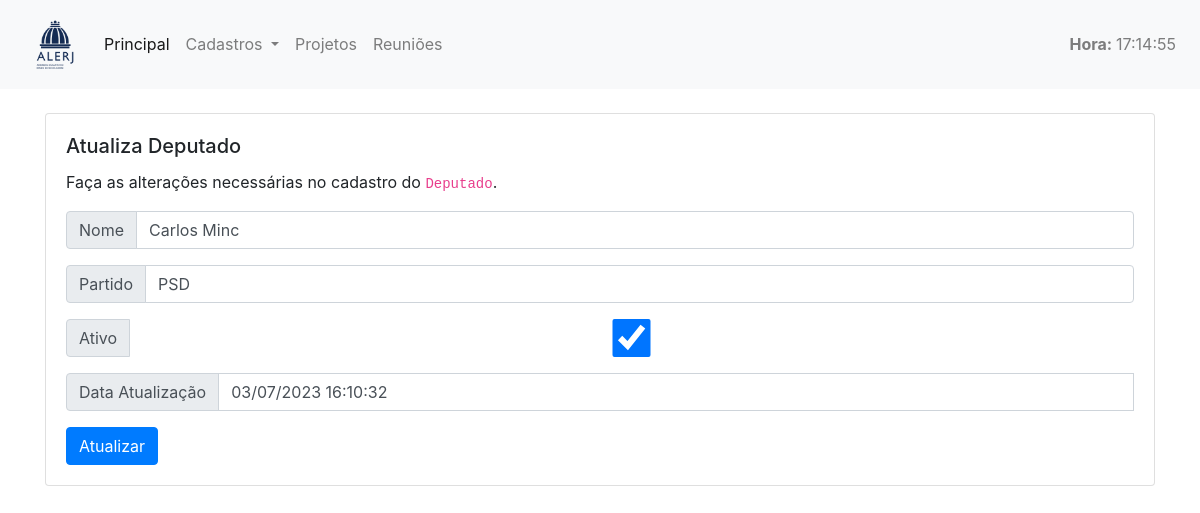
Screenshot of /cadastro/deputadoedita/2 with the database file from the repository.
### cadastro/models.py (models this page shows, shortened)
class Deputado(models.Model):
    nome = models.CharField(max_length=200)
    partido = models.CharField(max_length=50, default=None)
    data_atualizacao = models.DateTimeField('Data Atualização', default=timezone.now)
    ativo = models.BooleanField(default=True)
    class Meta:
        ordering = ['nome']

### cadastro/views.py (the view)
# urls.py: path('deputadoedita/<int:pk>', DeputadoUpdateView.as_view(), name='deputado_edita'),  # EDITA
class DeputadoUpdateView(UpdateView):
    template_name = "cadastro/deputado_ficha.html"
    model = Deputado
    fields = '__all__'
    context_object_name = 'deputado'
    success_url = reverse_lazy("lista_deputados")
    def get_context_data(self, *args, **kwargs):
        context = super().get_context_data(*args, **kwargs)
        context['acao'] = "Atualiza "
        context['mensagem_aviso'] = "<p class='card-text'>Faça as alterações necessárias no cadastro do <code>Deputado</code>.</p>"
        context['botao'] = "Atualizar"
        return context

### cadastro/templatetags/tempo_atual.py (called while the page is built)
@register.simple_tag
def tempo_atual():
    return datetime.datetime.now().strftime('%H:%M:%S')

### cadastro/templates/cadastro/deputado_ficha.html (shortened to what this page needs)
{% extends "cadastro/_layouts/base.html" %}
{% load widget_tweaks %}
{% block conteudo %}
<div class="container">
  <div class="row">
    <div class="col-lg-12 col-md-12 col-sm-12 col-xs-12">
      <div class="card">
        <div class="card-body">
          <h5 class="card-title">{{ acao }} Deputado</h5>
          {{ mensagem_aviso|safe }}
          <form method="post">
            <div class="input-group mb-3">
              <div class="input-group-prepend">
                <span class="input-group-text">Nome</span>
              </div>
              {% render_field form.nome class+="form-control" %}
            </div>
            <div class="input-group mb-3">
              <div class="input-group-prepend">
                <span class="input-group-text">Partido</span>
              </div>
              {% render_field form.partido class+="form-control" %}
            </div>
            <div class="input-group mb-3">
              <div class="input-group-prepend">
                <span class="input-group-text">Ativo</span>
              </div>
              {% render_field form.ativo class+="form-control" %}
            </div>
            <div class="input-group mb-3">
              <div class="input-group-prepend">
                <span class="input-group-text">Data Atualização</span>
              </div>
              {% render_field form.data_atualizacao class+="form-control" %}
            </div>
            <button class="btn btn-primary">{{ botao }}</button>
          </form>
        </div>
      </div>
    </div>
  </div>
</div>
{% endblock %}

### rows the page displays
Deputado: nome "Carlos Minc", partido "PSD", ativo "☑", data_atualizacao "03/07/2023 16:10:32"

### other values shown
{{ acao }} "Atualiza"
{{ mensagem_aviso|safe }} "Faça as alterações necessárias no cadastro do Deputado ."
{{ botao }} "Atualizar"
